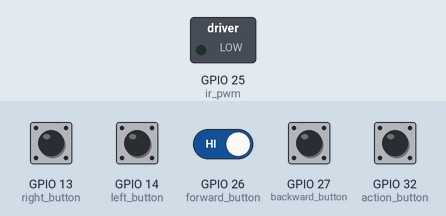
This program was run on a simulated ESP32 board running MicroPython. Shown: switched loads named in the program (green lamp = pin HIGH). Dashed ring = blinking. Inputs (shaded band) come from the test bench; at power-on: GPIO 13 (right_button), GPIO 14 (left_button), GPIO 26 (forward_button), GPIO 27 (backward_button), GPIO 32 (action_button) HIGH. What the program prints to the serial console is not drawn.

Above: at 1.2 s.
1.3 s: GPIO 13 (right_button) pulled LOW for 0.15 s
4.4 s: GPIO 14 (left_button) pulled LOW for 0.15 s
10.4 s: GPIO 27 (backward_button) pulled LOW for 0.15 s
13.4 s: GPIO 32 (action_button) pulled LOW for 0.15 s
16.4 s: GPIO 13 (right_button) driven LOW and GPIO 26 (forward_button) driven LOW
Timing chart, 0 to 20.4 s (numbered marks = the images above; inputs shaded):
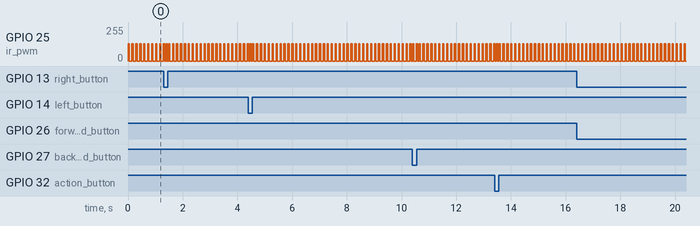

The program:

main.5buttons.py
```python
"""
ESP32 Button-Controlled IR Transmitter
=======================================

Hardware:
    ESP-WROOM-32 development board
    4x momentary push buttons (forward / backward / left / right)
    1x momentary push button (action - horn, lights, whatever you like)
    38 kHz IR transmitter module

Wiring:
    Forward button  -> ESP32 GPIO 26, other leg -> GND
    Backward button -> ESP32 GPIO 27, other leg -> GND
    Left button     -> ESP32 GPIO 14, other leg -> GND
    Right button    -> ESP32 GPIO 13, other leg -> GND
    Action button   -> ESP32 GPIO 32, other leg -> GND

    IR module GND -> ESP32 GND
    IR module VCC -> ESP32 3V3
    IR module SIG -> ESP32 GPIO 25

Each button uses the ESP32's internal pull-up resistor, so:

    Not pressed -> pin reads 1
    Pressed     -> pin reads 0 (button connects the pin to GND)

No external resistors are needed.

This program is intentionally kept in one file for teaching.

Later, its sections could be separated into:

    config.py      Pin numbers and adjustable settings
    commands.py    Command definitions
    buttons.py     Button reading and command classification
    ir_tx.py       Infrared transmission
    main.py        Main control loop

For now, keeping everything together makes the execution flow easier
to see and reduces the number of files students must mentally track.
"""

# =====================================================================
# SECTION 1: IMPORTS
# =====================================================================

from machine import Pin, PWM
from time import sleep_ms, sleep_us, ticks_diff, ticks_ms


# =====================================================================
# SECTION 2: PIN ASSIGNMENTS
#
# Possible future file:
#     config.py
#
# GPIO numbers correspond directly to the labels printed on the ESP32.
# =====================================================================

FORWARD_BUTTON_PIN = 26
BACKWARD_BUTTON_PIN = 27
LEFT_BUTTON_PIN = 14
RIGHT_BUTTON_PIN = 13
ACTION_BUTTON_PIN = 32

IR_TRANSMITTER_PIN = 25


# =====================================================================
# SECTION 3: COMMAND DEFINITIONS
#
# Possible future file:
#     commands.py
#
# Decimal values are used because they are easier for beginning students
# to read. Hexadecimal is not required.
# =====================================================================

STOP = 0
FORWARD = 1
BACKWARD = 2
LEFT = 3
RIGHT = 4
FORWARD_LEFT = 5
FORWARD_RIGHT = 6
BACKWARD_LEFT = 7
BACKWARD_RIGHT = 8
ACTION_BUTTON = 9


# A dictionary is useful for debugging output.
#
# The robot does not receive these strings. It receives only the numeric
# command. The strings are printed for humans watching the serial console.

COMMAND_NAMES = {
    STOP: "STOP",
    FORWARD: "FORWARD",
    BACKWARD: "BACKWARD",
    LEFT: "LEFT",
    RIGHT: "RIGHT",
    FORWARD_LEFT: "FORWARD_LEFT",
    FORWARD_RIGHT: "FORWARD_RIGHT",
    BACKWARD_LEFT: "BACKWARD_LEFT",
    BACKWARD_RIGHT: "BACKWARD_RIGHT",
    ACTION_BUTTON: "ACTION_BUTTON",
}


# =====================================================================
# SECTION 4: ADJUSTABLE SETTINGS
#
# Possible future file:
#     config.py
# =====================================================================

# How frequently the current command is retransmitted.
#
# Repeating commands helps recover from an occasional missed IR frame.

SEND_INTERVAL_MS = 120


# Small delay in the main loop.
#
# Buttons are cheap to read (no ADC settling time like a joystick), so
# this can be shorter than it would be for analog input.

LOOP_DELAY_MS = 50


# Standard infrared remote-control carrier frequency.

IR_FREQUENCY_HZ = 38_000


# PWM duty cycle while the IR carrier is active.
#
# 32768 is approximately 50% of the full 16-bit duty range.

IR_DUTY_ON = 32768
IR_DUTY_OFF = 0


# =====================================================================
# SECTION 5: HARDWARE INITIALIZATION
#
# Possible future file:
#     hardware.py
# =====================================================================

# Each button's switch connects its pin to ground when pressed.
#
# PULL_UP keeps the pin HIGH while the button is not pressed:
#
#     Not pressed -> 1
#     Pressed     -> 0

forward_button = Pin(FORWARD_BUTTON_PIN, Pin.IN, Pin.PULL_UP)
backward_button = Pin(BACKWARD_BUTTON_PIN, Pin.IN, Pin.PULL_UP)
left_button = Pin(LEFT_BUTTON_PIN, Pin.IN, Pin.PULL_UP)
right_button = Pin(RIGHT_BUTTON_PIN, Pin.IN, Pin.PULL_UP)
action_button = Pin(ACTION_BUTTON_PIN, Pin.IN, Pin.PULL_UP)


# PWM creates the 38 kHz infrared carrier.
#
# The carrier begins disabled because duty_u16 is initially zero.

ir_pwm = PWM(
    Pin(IR_TRANSMITTER_PIN),
    freq=IR_FREQUENCY_HZ,
    duty_u16=IR_DUTY_OFF,
)


# =====================================================================
# SECTION 6: BUTTON READING AND CLASSIFICATION
#
# Possible future file:
#     buttons.py
# =====================================================================


def is_pressed(pin):
    """
    Return True when a button's pin reads LOW (pressed).
    """

    return pin.value() == 0


def read_buttons():
    """
    Read the four directional buttons.

    Returns:
        tuple: (forward, backward, left, right), each True or False
    """

    return (
        is_pressed(forward_button),
        is_pressed(backward_button),
        is_pressed(left_button),
        is_pressed(right_button),
    )


def get_button_command(forward, backward, left, right):
    """
    Convert directional button states into one numeric command.

    Args:
        forward, backward, left, right: True if that button is pressed

    Returns:
        One of the numeric command constants.
    """

    # Holding two opposite buttons on the same axis cancels out, rather
    # than picking one arbitrarily.

    if forward and backward:
        forward = False
        backward = False

    if left and right:
        left = False
        right = False

    # Check diagonals first.
    #
    # If we checked FORWARD first, a forward+left combination would be
    # classified only as FORWARD and the LEFT press would be ignored.

    if forward and left:
        return FORWARD_LEFT

    if forward and right:
        return FORWARD_RIGHT

    if backward and left:
        return BACKWARD_LEFT

    if backward and right:
        return BACKWARD_RIGHT

    # Check the four basic directions.

    if forward:
        return FORWARD

    if backward:
        return BACKWARD

    if left:
        return LEFT

    if right:
        return RIGHT

    # No directional button is pressed.

    return STOP


# =====================================================================
# SECTION 7: INFRARED CARRIER CONTROL
#
# Possible future file:
#     ir_tx.py
#
# Terminology:
#
#     mark  = transmit the 38 kHz infrared carrier
#     space = stop transmitting the carrier
#
# The receiver sees a timed pattern of marks and spaces.
# =====================================================================


def ir_mark(duration_us):
    """
    Transmit the 38 kHz carrier for a specified number of microseconds.
    """

    ir_pwm.duty_u16(IR_DUTY_ON)
    sleep_us(duration_us)
    ir_pwm.duty_u16(IR_DUTY_OFF)


def ir_space(duration_us):
    """
    Leave the infrared carrier off for a specified number of microseconds.
    """

    ir_pwm.duty_u16(IR_DUTY_OFF)

    if duration_us > 0:
        sleep_us(duration_us)


# =====================================================================
# SECTION 8: INFRARED BIT ENCODING
#
# Possible future file:
#     ir_tx.py
#
# This uses pulse-distance encoding:
#
#     Binary 0:
#         short mark + short space
#
#     Binary 1:
#         short mark + long space
#
# This resembles common consumer IR protocols and works well with a
# typical demodulating 38 kHz receiver.
# =====================================================================


def send_ir_bit(bit_value):
    """
    Send one binary bit through the IR transmitter.

    Args:
        bit_value: 0 or 1
    """

    # Every bit begins with the same 560 microsecond mark.

    ir_mark(560)

    if bit_value == 0:
        ir_space(560)
    else:
        ir_space(1690)


def send_ir_byte(value):
    """
    Send one 8-bit value, least-significant bit first.

    Args:
        value: Integer from 0 through 255
    """

    for bit_position in range(8):
        bit_value = (value >> bit_position) & 1
        send_ir_bit(bit_value)


# =====================================================================
# SECTION 9: COMPLETE COMMAND TRANSMISSION
#
# Possible future file:
#     ir_tx.py
#
# Frame format:
#
#     Header
#     Command byte
#     Inverted command byte
#     Ending mark
#
# The receiver can verify:
#
#     command + inverted_command == 255
#
# This provides a small amount of error detection without introducing
# addresses, packet classes, checksums, or other ceremonial complexity.
# =====================================================================


def send_ir_command(command):
    """
    Transmit one button command.

    Args:
        command: Integer from 0 through 255
    """

    # Start/header pattern tells the receiver that a new frame is coming.

    ir_mark(9000)
    ir_space(4500)

    # Send the actual command.

    send_ir_byte(command)

    # Send the one's complement of the command for error checking.
    #
    # XOR with 255 flips all eight bits:
    #
    #     command 1   -> inverted value 254
    #     command 2   -> inverted value 253
    #     command 255 -> inverted value 0

    inverted_command = command ^ 255
    send_ir_byte(inverted_command)

    # Final mark completes the transmission.

    ir_mark(560)
    ir_space(0)


# =====================================================================
# SECTION 10: DEBUG OUTPUT
#
# Possible future file:
#     utils.py
#
# Why isolate this conceptually:
#     Debug output is useful during development but may be disabled later.
# =====================================================================


def print_command(command, forward, backward, left, right, action):
    """
    Print readable controller information to the serial console.
    """

    command_name = COMMAND_NAMES.get(command, "UNKNOWN")

    print(
        "F={} B={} L={} R={} A={}  command={:2d}  {}".format(
            int(forward),
            int(backward),
            int(left),
            int(right),
            int(action),
            command,
            command_name,
        )
    )


# =====================================================================
# SECTION 11: MAIN PROGRAM
#
# This section should remain in:
#     main.py
#
# Ideally, it reads like an outline:
#
#     1. Read inputs
#     2. Decide on a command
#     3. Send the command
#     4. Repeat
# =====================================================================


def main():
    """
    Run the button-controlled IR transmitter.
    """

    previous_command = None
    last_send_time = ticks_ms()

    print("Controller ready.")
    print("Press a direction button, or the action button.")
    print()

    while True:
        # -------------------------------------------------------------
        # Step 1: Read the button hardware.
        # -------------------------------------------------------------

        forward, backward, left, right = read_buttons()
        action = is_pressed(action_button)

        # -------------------------------------------------------------
        # Step 2: Convert the input into a named command.
        #
        # The action button takes priority over directional movement.
        # -------------------------------------------------------------

        if action:
            current_command = ACTION_BUTTON
        else:
            current_command = get_button_command(forward, backward, left, right)

        # -------------------------------------------------------------
        # Step 3: Decide whether the command should be transmitted.
        #
        # Send when:
        #
        #     The command changed
        #
        # or:
        #
        #     Enough time has passed since the previous transmission
        #
        # Periodic repetition helps if one IR frame is missed.
        # -------------------------------------------------------------

        current_time = ticks_ms()

        command_changed = current_command != previous_command

        repeat_due = ticks_diff(current_time, last_send_time) >= SEND_INTERVAL_MS

        if command_changed or repeat_due:
            send_ir_command(current_command)

            print_command(
                current_command,
                forward,
                backward,
                left,
                right,
                action,
            )

            previous_command = current_command
            last_send_time = current_time

        # -------------------------------------------------------------
        # Step 4: Pause briefly and repeat.
        # -------------------------------------------------------------

        sleep_ms(LOOP_DELAY_MS)


# =====================================================================
# SECTION 12: PROGRAM ENTRY POINT
#
# This pattern makes the program's starting point explicit.
# =====================================================================

try:
    main()

except KeyboardInterrupt:
    # Ctrl-C from the MicroPython REPL stops the program cleanly.

    print()
    print("Controller stopped.")

finally:
    # Make absolutely sure the IR transmitter is disabled when the
    # program exits or encounters an error.

    ir_pwm.duty_u16(IR_DUTY_OFF)
```

Measured:
- by itself, GPIO 25 (ir_pwm): alternates 128/255 for 0.04 s and 0/255 for 0.10 s
